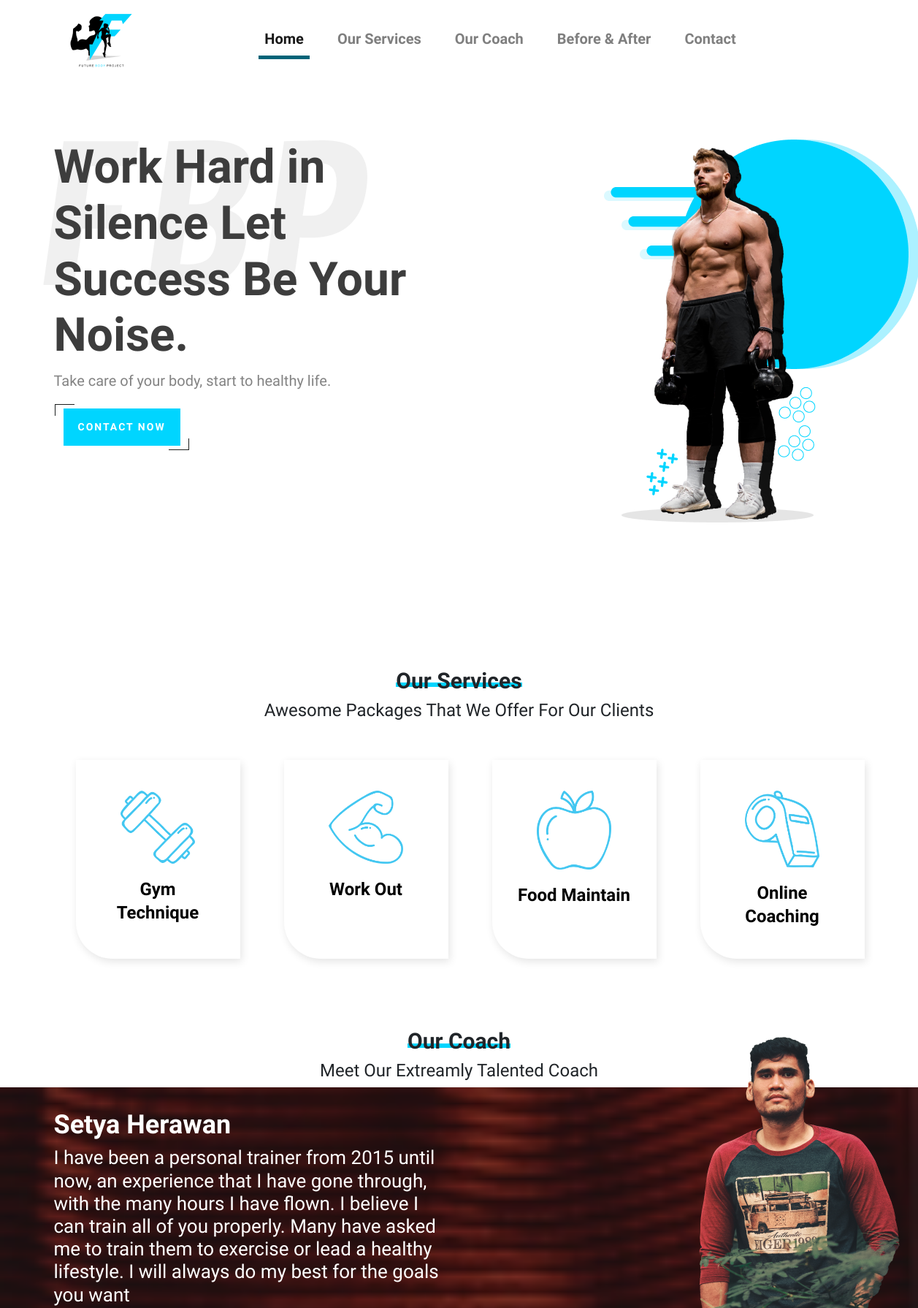
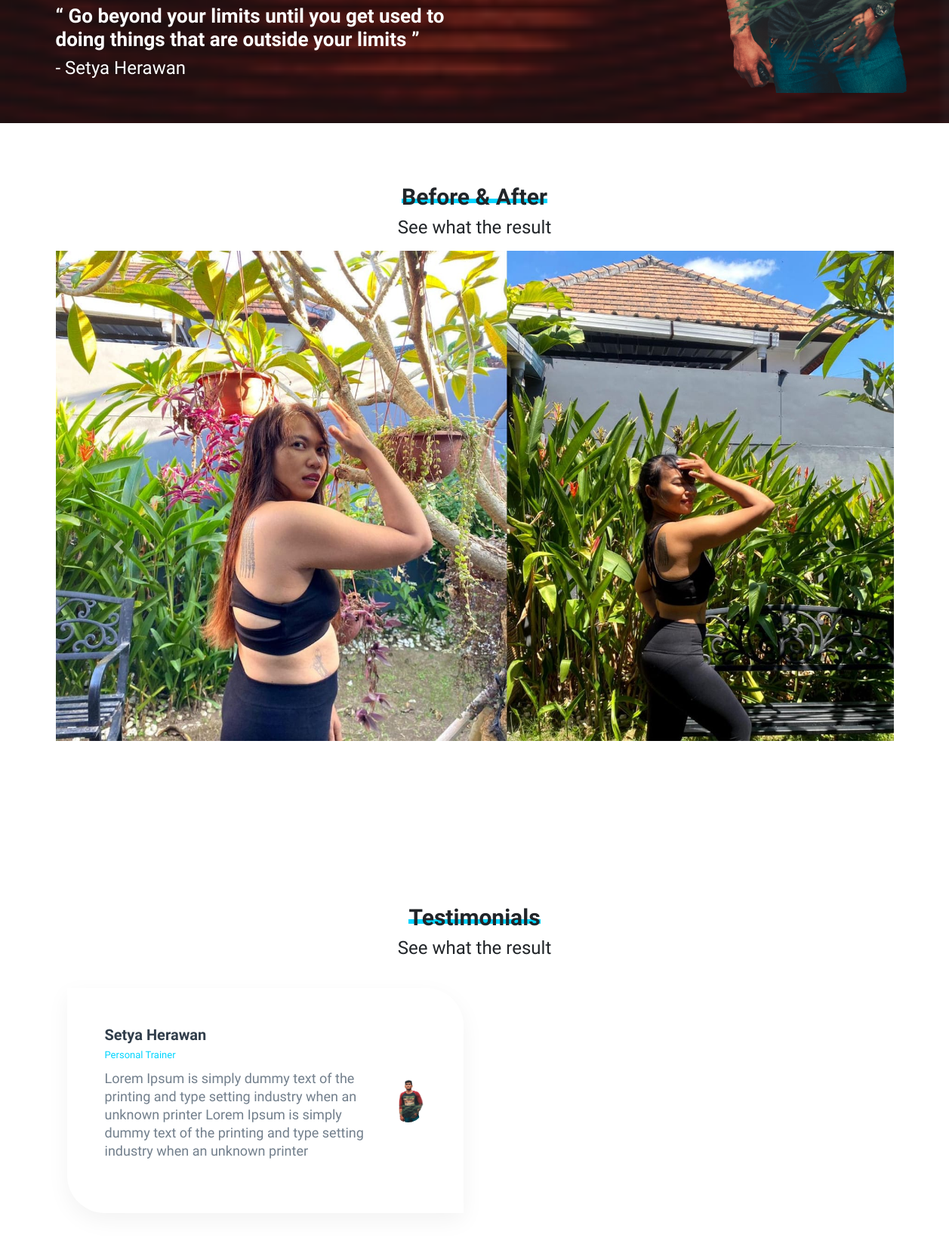
The page / (upper part) on the database its author committed (2 pictures, top to bottom).
### tables this page shows
CREATE TABLE `testimonials` (
  `id` int(11) NOT NULL,
  `name` text NOT NULL,
  `job` text NOT NULL,
  `descriptions` text NOT NULL,
  `photos` varchar(255) NOT NULL,
  `created_at` datetime NOT NULL DEFAULT CURRENT_TIMESTAMP
);

### app/core/Controller.php (called while the page is built, shortened)
<?php
class Controller
{
    public function view($view, $data = [])
    {
        require_once 'app/views/'. $view . '.php';
    }
    public function model($model)
    {
        return new $model;
    }
}

### app/controllers/home.php (called while the page is built, shortened)
<?php
class Home extends Controller
{
    public function index()
    {
        $data['title'] = 'Future Body Project';
        $data['set_active'] = 'index';
        $data['getTesti']= $this->model('Home_model')->getTesti();
        $data['getCoach']= $this->model('Coach_model')->getAllCoach();
        $this->view('home/index', $data);
    }
}

### app/core/App.php (called while the page is built, shortened)
<?php
class App
{
    protected $method = 'index';
    protected $params = [];
    public function __construct()
    {
        $this->controller = new $this->controller;
        call_user_func_array([$this->controller, $this->method], $this->params);
    }
}

### index.php (called while the page is built, shortened)
<?php
$app = new App;

### app/core/Database.php (called while the page is built, shortened)
<?php
class Database
{
    private $host = DB_HOST;
    private $user = DB_USER;
    private $pass = DB_PASS;
    private $name = DB_NAME;
    private $dbh;
    private $stmt;
    public function __construct()
    {
        $dsn = 'mysql:host=' . $this->host . ';dbname=' . $this->name;
        $option = [
            PDO::ATTR_PERSISTENT => true,
            PDO::ATTR_ERRMODE => PDO::ERRMODE_EXCEPTION
        ];
        try {
            $this->dbh = new PDO($dsn, $this->user, $this->pass, $option);
        } catch (PDOException $e) {
            die($e->getMessage());
        }
    }
    public function query($query)
    {
        $this->stmt = $this->dbh->prepare($query);
    }
    public function execute()
    {
        $this->stmt->execute();
    }
    public function resultAll()
    {
        $this->execute();
        return $this->stmt->fetchAll(PDO::FETCH_ASSOC);
    }
}

### app/models/Home_model.php (called while the page is built, shortened)
<?php
class Home_model
{
    private $db;
    public function __construct()
    {
        $this->db = new Database;
    }
    public function getTesti()
    {
        $this->db->query("SELECT * FROM testimonials");
        return $this->db->resultAll();
    }
}

### app/views/home/index.php (the view, shortened to what this page needs)
<div class="container">
    <div class="row row-banner">
        <img class="banner-image-left" src="<?= baseurl; ?>/assets/images/fbp-text.png" alt="" />
        <div class="col-lg-6 col-sm-12">
            <h1 class="banner-text" data-aos="fade-left" data-aos-duration="3000">
                Work Hard in Silence Let Success Be Your Noise.
            </h1>
            <p class="sub-banner-text" data-aos="fade-left" data-aos-duration="3000">
                Take care of your body, start to healthy life.
            </p>
            <a href="https://api.whatsapp.com/send?phone=6287861250115" class="btn btn-3 hover-border-1"
                data-aos="fade-left" data-aos-duration="3000">
                <span> Contact Now</span>
            </a>
        </div>
        <div class="col-lg-6">
            <img class="banner-image-right" data-aos="fade-right" data-aos-duration="3000"
                src="<?= baseurl ?>/assets/images/banner-man-second.png" alt="" />
        </div>
    </div>
</div>
<div class="container">
    <div class="row">
        <div class="col-lg-12 col-md-12 text-center">
            <h2 class="text-title">
                <span class="underline-title-text">Our Services</span>
            </h2>
            <h2 class="subtitle-text">
                Awesome Packages That We Offer For Our Clients
            </h2>
        </div>
    </div>
    <div class="row">
        <div class="card-deck card-services-container col-lg-3 col-md-12 col-sm-12">
            <div class="card card-services" data-aos="fade-up" data-aos-duration="500">
                <img src="<?= baseurl ?>/assets/images/card-services-2.png" class="card-img-top mx-auto" alt="..." />
                <div class="card-body">
                    <h5 class="card-title text-title-card">Gym Technique</h5>
                </div>
            </div>
        </div>
        <div class="card-deck card-services-container col-lg-3 col-md-12">
            <div class="card card-services" data-aos="fade-up" data-aos-duration="700">
                <img src="<?= baseurl ?>/assets/images/work-out-1.png" class="card-img-top mx-auto" alt="..." />
                <div class="card-body">
                    <h5 class="card-title text-title-card">Work Out</h5>
                </div>
            </div>
        </div>
        <div class="card-deck card-services-container col-lg-3 col-md-12">
            <div class="card card-services" data-aos="fade-up" data-aos-duration="900">
                <img src="<?= baseurl ?>/assets/images/food-maintain-2.png" class="card-img-top mx-auto" alt="..." />
                <div class="card-body">
                    <h5 class="card-title text-title-card">Food Maintain</h5>
                </div>
            </div>
        </div>
        <div class="card-deck card-services-container col-lg-3 col-md-12">
            <div class="card card-services" data-aos="fade-up" data-aos-duration="1100">
                <img src="<?= baseurl ?>/assets/images/req-places.png" class="card-img-top mx-auto" alt="..." />
                <div class="card-body">
                    <h5 class="card-title text-title-card">Online Coaching</h5>
                </div>
            </div>
        </div>
    </div>
</div>
<div class="container" style="margin-top: 5em">
    <div class="row">
        <div class="col-lg-12 col-md-12 text-center">
            <h2 class="text-title">
                <span class="underline-title-text">Our Coach</span>
            </h2>
            <h2 class="subtitle-text">Meet Our Extreamly Talented Coach</h2>
        </div>
    </div>
</div>
<div class="bg-coach">
    <div class="container-lg">
        <div class="row">
            <div class="col-lg-6 col-12">
                <h1 class="text-title-coach">Setya Herawan</h1>
                <h3 class="subtitle-text-coach">
                    I have been a personal trainer from 2015 until now, an experience that
                    I have gone through, with the many hours I have flown. I believe I can
                    train all of you properly. Many have asked me to train them to
                    exercise or lead a healthy lifestyle. I will always do my best for the
                    goals you want
                </h3>
                <h3 class="quotes-text-coach">
                    “ Go beyond your limits until you get used to doing things that are
                    outside your limits ”
                </h3>
                <h4 style="color: white; font-weight: 200; padding-bottom: 50px">
                    - Setya Herawan
                </h4>
            </div>
            <div class="col-lg-6">
                <img class="img-coach" src="<?= baseurl ?>/assets/images/coach.png" alt="" data-aos="fade-right"
                    data-aos-duration="1000" />
            </div>
        </div>
    </div>
</div>
<div class="container-lg" style="margin-top: 5em">
    <div class="row">
        <div class="col-lg-12 col-md-12 text-center">
            <h2 class="text-title">
                <span class="underline-title-text">Before & After</span>
            </h2>
            <h2 class="subtitle-text">See what the result</h2>
        </div>
    </div>
    <div id="carouselExampleInterval" class="carousel slide mt-2" data-ride="carousel">
        <div class="carousel-inner">
            <div class="carousel-item active" data-interval="1200">
                <img src="<?= baseurl ?>/assets/images/before-girl.jpg" class="d-block w-100" alt="..." />
            </div>
        </div>
        <a class="carousel-control-prev" href="#carouselExampleInterval" role="button" data-slide="prev">
            <span class="carousel-control-prev-icon" aria-hidden="true"></span>
        </a>
        <a class="carousel-control-next" href="#carouselExampleInterval" role="button" data-slide="next">
            <span class="carousel-control-next-icon" aria-hidden="true"></span>
        </a>
    </div>
</div>
<div class="container-lg" style="margin-top: 5em">
    <div class="row">
        <div class="col-lg-12 col-md-12 text-center">
            <h2 class="text-title">
                <span class="underline-title-text">Testimonials</span>
            </h2>
            <h2 class="subtitle-text">See what the result</h2>
        </div>
    </div>
    <section class="testimonials">
        <div class="container">
            <div class="row">
                <?php foreach($data['getTesti'] as $testi) : ?>
                <div class="col-lg-6">
                    <div class="box d-flex align-items-center wow fadeInLeft">
                        <div class="content">
                            <h3><?= $testi['name']?><br /><span><?=$testi['job']?></span></h3>
                            <p>
                                <?=html_entity_decode($testi['descriptions'])?>
                            </p>
                        </div>
                        <?php if($testi['photos']) : ?>
                        <div class="image">
                            <img src="<?= baseurl ?>/assets/images/<?= $testi['photos']?>" alt="" class="img-fluid" />
                        </div>
                        <?php else : ?>
                        <div class="image">
                            <img src="<?= baseurl ?>/assets/images/default.jpg" alt="" class="img-fluid" />
                        </div>
                        <?php endif; ?>
                    </div>
                </div>
                <?php endforeach; ?>
            </div>
        </div>
    </section>
</div>

### assets/style/main.css (style rules this page uses)
* { font-family: "Darker Grotesque", sans-serif; }
.btn { position: relative; display: inline-block; width: auto; height: auto; background-color: transparent; border: none; cursor: pointer; min-width: 150px; }
.btn span { position: relative; display: inline-block; font-size: 14px; font-weight: bold; letter-spacing: 2px; text-transform: uppercase; top: 0; left: 0; width: 100%; padding: 15px 20px; -webkit-transition: 0.3s; transition: 0.3s; }
.btn-3 { padding: 5px; }
.btn-3 span { color: white; background-color: #00d5ff; }
.btn-3::before, .btn-3::after { background: transparent; z-index: 2; }
.btn.hover-border-1::before, .btn.hover-border-1::after { width: 15%; height: 25%; -webkit-transition: 0.35s; transition: 0.35s; }
.btn.hover-border-1::before { top: 0; left: 0; border-left: 1px solid #1c1f1e; border-top: 1px solid #1c1f1e; }
.btn.hover-border-1::after { bottom: 0; right: 0; border-right: 1px solid #1c1f1e; border-bottom: 1px solid #1c1f1e; }
.row-banner { margin-top: 5em; }
.banner-text { font-weight: 800; font-size: 64px; color: #3d3d3d; }
.sub-banner-text { color: #838383; font-weight: 300; font-size: 20px; }
.banner-image-right { margin-left: 10rem; }
.banner-image-left { position: absolute; }
.text-title { font-weight: 800; font-size: 30px; }
.subtitle-text { font-weight: 200; font-size: 24px; }
.underline-title-text { background-image: -webkit-gradient(linear, left top, left bottom, to(#00d5ff)); background-image: linear-gradient(#00d5ff 100%); background-repeat: no-repeat; background-size: 100% 0.2em; background-position: 0 70%; }
.card-deck { margin-left: 15px !important; }
.card-services-container { margin: 15px; }
.card-services { border: none !important; padding: 10px; -webkit-box-shadow: 2px 4px 12px #e5e5e5 !important; box-shadow: 2px 4px 12px #e5e5e5 !important; border-radius: 0px 0px 0px 50px !important; -webkit-transition: all 0.4s ease-in-out; transition: all 0.4s ease-in-out; }
@media all and (min-width: 576px) { .card-services { margin-top: 30px; } }
.card-services img { width: 50%; margin-top: 2rem; }
.text-title-card { font-weight: 700; font-size: 24px; line-height: 133%; text-align: center; color: #000000; }
.text-title-coach { font-weight: 700; font-size: 36px; color: #fff; }
.subtitle-text-coach { font-weight: 400; font-size: 26px; color: #fff; }
.quotes-text-coach { font-weight: 700; font-size: 26px; color: #fff; }
.img-coach { position: absolute; top: -19%; left: 40%; z-index: 0; }
img { max-width: 100%; height: auto; }
section { padding: 30px 0; }
.testimonials .box { -webkit-box-shadow: 0 10px 30px rgba(0, 0, 0, 0.05); box-shadow: 0 10px 30px rgba(0, 0, 0, 0.05); padding: 50px; border-radius: 0 50px 0 50px; margin-bottom: 40px; -webkit-transition: all 0.4s ease-in-out; transition: all 0.4s ease-in-out; }
.testimonials .box h3 { font-size: 20px; font-weight: 800; color: #313e4b; }
.testimonials .box h3 span { font-size: 13px; font-weight: 400; color: #00d5ff; }
.testimonials .box p { font-size: 18px; font-weight: 300; line-height: 24px; margin: 0; color: #727f8c; margin-bottom: 20px; margin-top: 10px; padding-right: 20px; }
.testimonials .box .image img { width: 200px; border-radius: 50%; margin: 0; padding: 0; display: inline-block; }
.container { position: relative; }

### rows shown on the page
testimonials: name "Setya Herawan", job "Personal Trainer", descriptions "Lorem Ipsum is simply dummy text of the printing and type setting industry when an unknown printer Lorem Ipsum is simply dummy text of the printing and type setting industry when an unknown printer", photos (picture)
